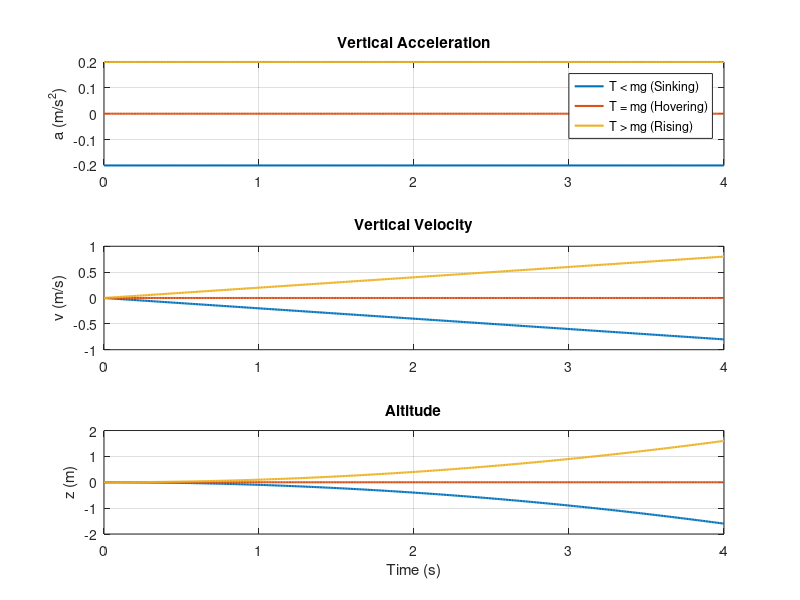

Write MATLAB code to recreate this figure.
%% Simplified UAV Vertical Motion (All 3 Cases)

% 1. Simulation Setup
dt = 0.01;
t = (0:dt:4)';      % Time vector (column vector)
u=0;
z0=0;

m = 2;              % UAV Mass (kg)
g = 9.81;           % Gravity (m/s^2)
T0 = m * g;         % Hover thrust (19.62 N)

% 2. The Three Thrust Cases
% Case 1: Under-thrust (T < mg) -> Drone sinks
% Case 2: Hover thrust (T = mg)  -> Drone stays still
% Case 3: Over-thrust (T > mg)   -> Drone rises
T_values = [T0 - 0.4, T0, T0 + 0.4];
labels = {'T < mg (Sinking)', 'T = mg (Hovering)', 'T > mg (Rising)'};

% 3. Calculate Motion for Each Case
a = zeros(length(t), 3);
v = zeros(length(t), 3);
z = zeros(length(t), 3);

for k = 1:3
    a(:,k) = (T_values(k) - m * g) / m;  % Acceleration
    v(:,k) =u + a(:,k) .* t;                % Velocity over time
    z(:,k) = z0+u.*t+0.5 * a(:,k) .* t.^2;       % Altitude over time
end

% 4. Plot the Results
figure;

subplot(3,1,1);
plot(t, a, 'LineWidth', 1.5);
title('Vertical Acceleration');
ylabel('a (m/s^2)');
grid on;
legend(labels, 'Location', 'best');

subplot(3,1,2);
plot(t, v, 'LineWidth', 1.5);
title('Vertical Velocity');
ylabel('v (m/s)');
grid on;

subplot(3,1,3);
plot(t, z, 'LineWidth', 1.5);
title('Altitude');
xlabel('Time (s)');
ylabel('z (m)');
grid on;
